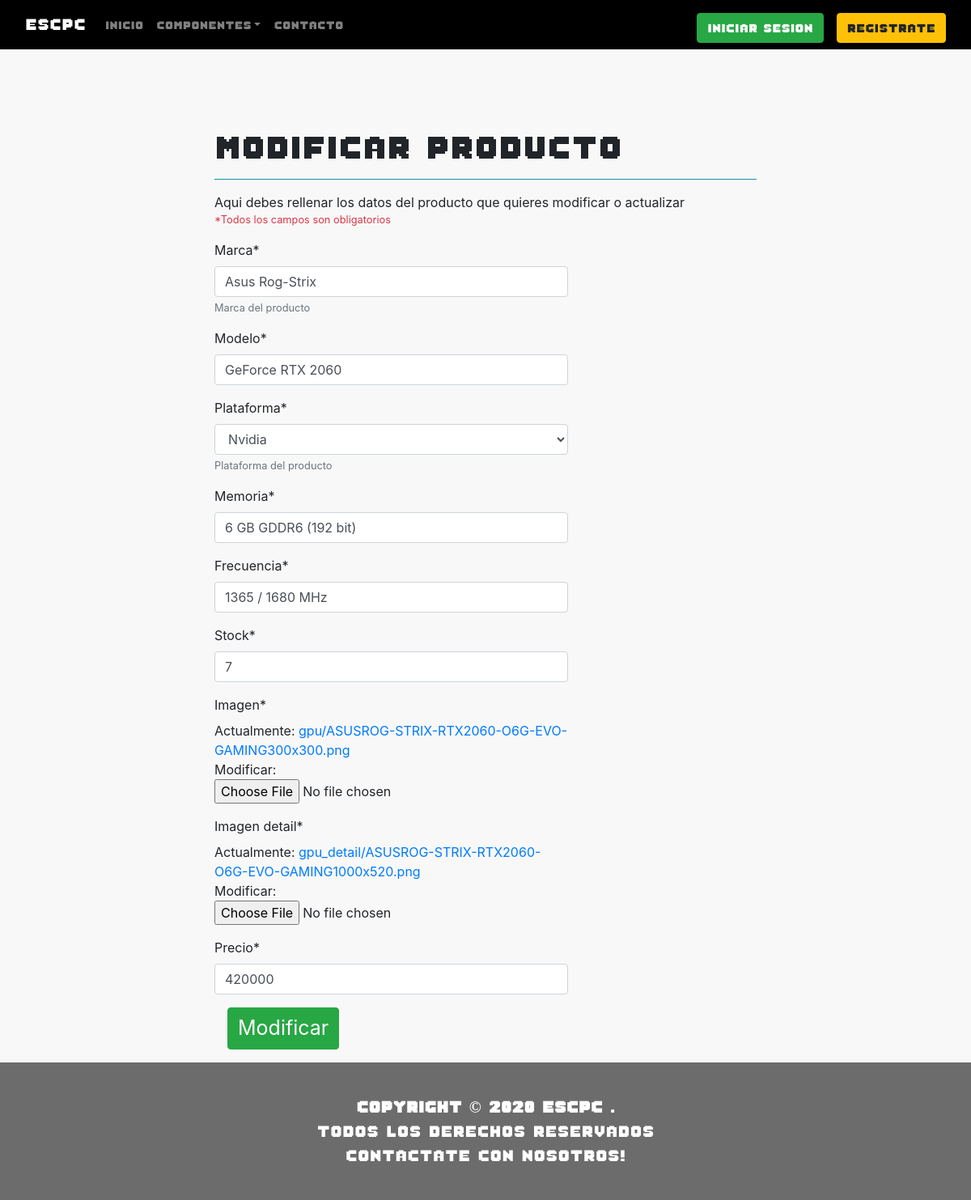
The page /modificar-gpu/1/ on the database its author committed.
### catalog/models.py (models this page shows, shortened)
class Gpu(models.Model):
   marca = models.CharField(max_length=100,help_text='Marca del producto')
   modelo = models.CharField(max_length=100)
   CATALOGO_PLATAFORMA_GPU = (
      ('seleccione','Seleccione'),
      ('AMD','AMD'),
      ('Nvidia','Nvidia'),
   )
   plataforma = models.CharField(max_length=10, choices=CATALOGO_PLATAFORMA_GPU,blank=False,default='s',help_text='Plataforma del producto')
   memoria = models.CharField(max_length=100)
   frecuencia = models.CharField(max_length=100)
   stock = models.IntegerField(default=0)
   imagen = models.ImageField(upload_to='gpu/',null=True)
   imagen_detail = models.ImageField(upload_to='gpu_detail/', null=True)
   precio = models.IntegerField(default=0)

### catalog/views.py (the view, shortened to what this page needs)
# urls.py: path('modificar-gpu/<id>/', views.modificar_gpu, name="modificar_gpu"),
def modificar_gpu(request, id):
   video = get_object_or_404(Gpu, id=id)
   data = {
      'gpuForm':GpuForm(instance=video)
   }
   return render(request, 'catalogo/TargetaVideo/modificar_gpu.html', data)

### catalog/forms.py
class GpuForm(ModelForm):
   class Meta:
      model = Gpu
      fields = '__all__'

### cart/context_processor.py (called while the page is built)
def cart_total_amount(request):
   total = 0.0
   if request.user.is_authenticated:
      for key, value in request.session['cart'].items():
         total = total + (float(value['price']) * value['quantity'])
   return {'cart_total_amount': total}

### catalog/templates/catalogo/TargetaVideo/modificar_gpu.html (shortened to what this page needs)
{% extends "base_generic.html" %}
{% block content %}
{% load crispy_forms_tags %}
<body>
   <div class="container-fluid">
      <div class="fomr">
         <div class="row justify-content-center mt-5 pt-5">
               <div class="col-md-7">
                  <h1 style="font-family: fuente8bits;">
                     Modificar Producto
                  </h1>
                  <hr class="bg-info">
                     <p class="pb-0 mb-0">
                           Aqui debes rellenar los datos del producto que
                           quieres modificar o actualizar
                     </p>
                     <p class="text-danger small pt-0 nt-0">
                           *Todos los campos son obligatorios
                     </p>
                     <form class="post-form" enctype="multipart/form-data" method="POST">
                           <div class="row form-group">
                              <div class="col-md-8">
                                 <table style="font-size: 15px;">
                                       {{ gpuForm | crispy }}
                                 </table>
                                 <div class="d-flex justify-content-left">
                                       <button class="btn btn-success ml-3" style="font-size: 25px;" type="submit">
                                          Modificar
                                       </button>
                                 </div>
                              </div>
                           </div>
                     </form>
               </div>
         </div>
      </div>
   </div>
</body>
{% endblock %}

### rows shown on the page
Gpu: marca "Asus Rog-Strix", modelo "GeForce RTX 2060", plataforma "Nvidia", memoria "6 GB GDDR6 (192 bit)", frecuencia "1365 / 1680 MHz", stock "7", precio "420000"
